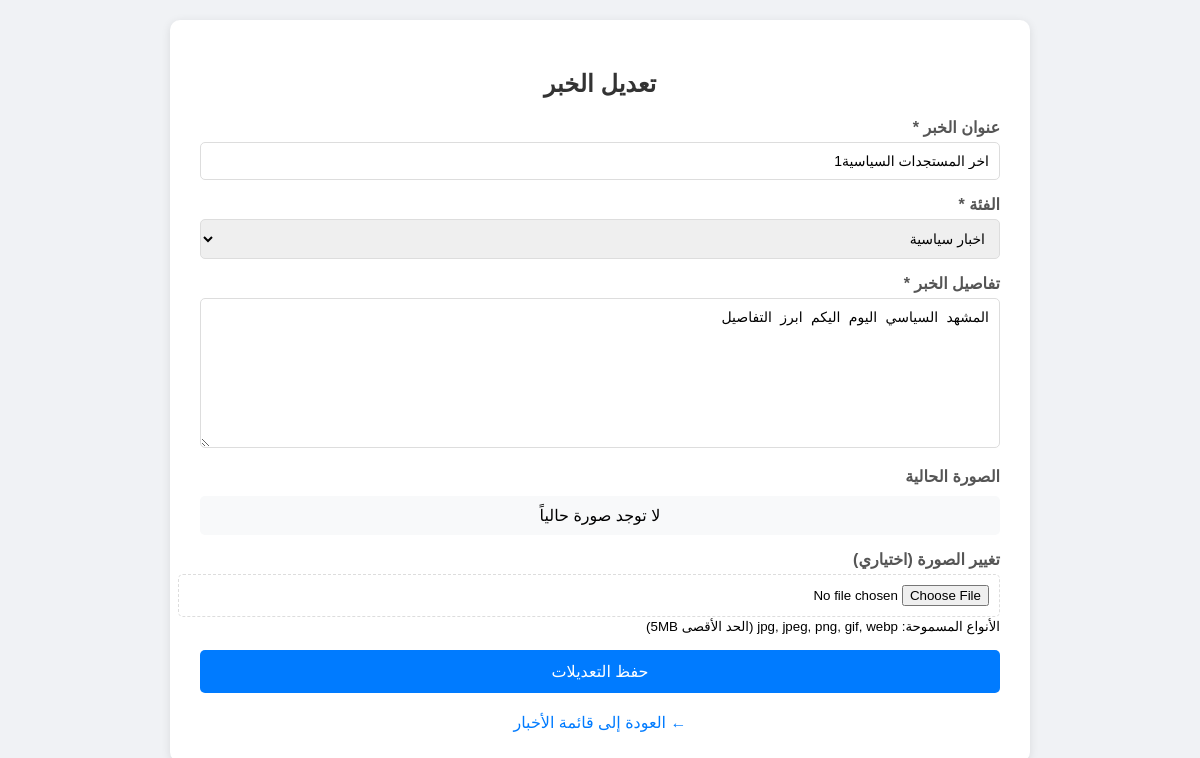
/edit_news.php?id=1 (signed in), run on the app's committed database.
### tables this page shows
CREATE TABLE `news` (
  `id` int(11) NOT NULL,
  `title` varchar(200) NOT NULL,
  `category_id` int(11) NOT NULL,
  `details` text NOT NULL,
  `image` varchar(255) DEFAULT NULL,
  `user_id` int(11) NOT NULL,
  `deleted` tinyint(1) DEFAULT 0,
  `created_at` timestamp NOT NULL DEFAULT current_timestamp(),
  `updated_at` timestamp NOT NULL DEFAULT current_timestamp() ON UPDATE current_timestamp()
);

CREATE TABLE `categories` (
  `id` int(11) NOT NULL,
  `name` varchar(100) NOT NULL
);

### edit_news.php (the view, shortened to what this page needs)
<?php
require_once 'config.php';
$news_id = $_GET['id'];
$stmt = $pdo->prepare("SELECT * FROM news WHERE id = ?");
$stmt->execute([$news_id]);
$news = $stmt->fetch();
$stmt = $pdo->query("SELECT * FROM categories ORDER BY name ASC");
$categories = $stmt->fetchAll();
?>
<!DOCTYPE html>
<html lang="ar" dir="rtl">
<head>
</head>
<body>
    <div class="container">
        <h2>تعديل الخبر</h2>
        <form method="POST" action="" enctype="multipart/form-data">
            <div class="form-group">
                <label>عنوان الخبر *</label>
                <input type="text" name="title" required value="<?php echo htmlspecialchars($news['title']); ?>">
            </div>
            <div class="form-group">
                <label>الفئة *</label>
                <select name="category_id" required>
                    <?php foreach($categories as $category): ?>
                        <option value="<?php echo $category['id']; ?>" <?php echo ($category['id'] == $news['category_id']) ? 'selected' : ''; ?>>
                            <?php echo htmlspecialchars($category['name']); ?>
                        </option>
                    <?php endforeach; ?>
                </select>
            </div>
            <div class="form-group">
                <label>تفاصيل الخبر *</label>
                <textarea name="details" required><?php echo htmlspecialchars($news['details']); ?></textarea>
            </div>
            <div class="form-group">
                <label>الصورة الحالية</label>
                <?php if(!empty($news['image']) && file_exists('uploads/' . $news['image'])): ?>
                    <div class="current-image">
                        <img src="uploads/<?php echo $news['image']; ?>" alt="الصورة الحالية">
                    </div>
                <?php else: ?>
                    <div class="current-image">لا توجد صورة حالياً</div>
                <?php endif; ?>
            </div>
            <div class="form-group">
                <label>تغيير الصورة (اختياري)</label>
                <input type="file" name="image" accept="image/*" onchange="previewImage(this)">
                <small>الأنواع المسموحة: jpg, jpeg, png, gif, webp (الحد الأقصى 5MB)</small>
            </div>
            <button type="submit"> حفظ التعديلات</button>
        </form>
        <a href="view_news.php" class="back-link">← العودة إلى قائمة الأخبار</a>
    </div>
</body>
</html>

### edit_news.php (style rules this page uses)
body { font-family: Arial, sans-serif; background-color: #f0f2f5; margin: 0; padding: 20px; }
.container { max-width: 800px; margin: 0 auto; background: white; padding: 30px; border-radius: 10px; box-shadow: 0 2px 10px rgba(0,0,0,0.1); }
h2 { text-align: center; color: #333; }
.form-group { margin-bottom: 15px; }
label { display: block; margin-bottom: 5px; color: #555; font-weight: bold; }
input[type="text"], select, textarea { width: 100%; padding: 10px; border: 1px solid #ddd; border-radius: 5px; box-sizing: border-box; font-size: 14px; }
textarea { resize: vertical; min-height: 150px; }
input[type="file"] { padding: 10px; border: 1px dashed #ddd; border-radius: 5px; width: 100%; }
button { width: 100%; padding: 12px; background-color: #007bff; color: white; border: none; border-radius: 5px; cursor: pointer; font-size: 16px; }
.back-link { display: block; text-align: center; margin-top: 20px; color: #007bff; text-decoration: none; }
.current-image { margin-top: 10px; padding: 10px; background: #f8f9fa; border-radius: 5px; text-align: center; }

### data on the page
news: title "اخر المستجدات السياسية1", category_id "اخبار سياسية", details "المشهد السياسي اليوم اليكم ابرز التفاصيل"
